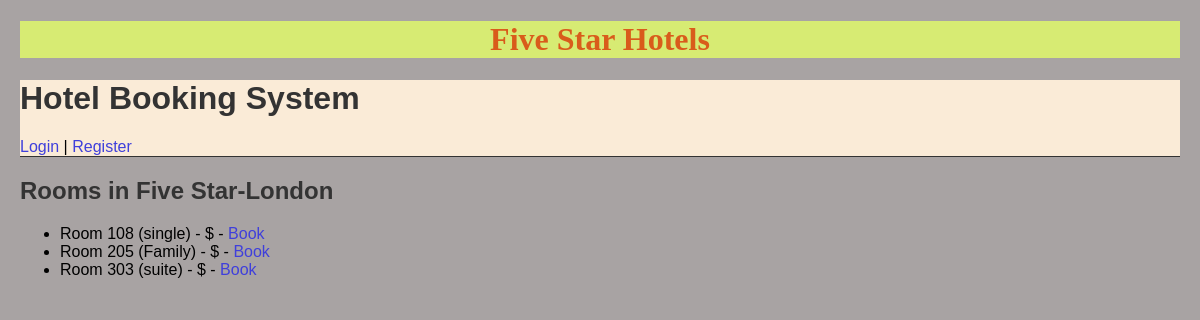
Screenshot of /hotel/1/ with the database file from the repository.
### booking/models.py (models this page shows, shortened)
class Hotel(models.Model):
    name = models.CharField(max_length=100)
    location = models.CharField(max_length=100)
    description = models.TextField()

class Room(models.Model):
    ROOM_TYPES = [
        ('single', 'Single'),
        ('double', 'Double'),
        ('suite', 'Suite'),
        ('Family', 'Family'),
    ]
    hotel = models. ForeignKey(Hotel, on_delete=models.CASCADE)
    room_number =models.CharField(max_length=10)
    room_type = models.CharField(max_length=10, choices=ROOM_TYPES)
    price_per_night = models.DecimalField(max_digits=6, decimal_places=2)
    is_available = models.BooleanField(default=True)

### booking/views.py (the view)
# urls.py: path('hotel/<int:hotel_id>/', views.room_list, name='room_list'),
def room_list(request, hotel_id):
    hotel = get_object_or_404(Hotel, pk=hotel_id)
    rooms = hotel.room_set.filter(is_available=True)
    return render(request, 'booking/room_list.html', {'hotel': hotel, 'rooms': rooms})

### booking/templates/booking/room_list.html
{% extends 'booking/base.html' %}
{% block content %}
<h2>Rooms in {{ hotel.name }}</h2>
<ul>
  {% for room in rooms %}
    <li>Room {{ room.room_number }} ({{ room.room_type }}) - ${{ room.price }} -
        <a href="{% url 'book_room' room.id %}">Book</a></li>
  {% endfor %}
</ul>
{% endblock %}

### booking/templates/booking/base.html (style rules this page uses)
body { font-family: Arial, sans-serif; margin: 20px; background-color: hwb(0 64% 34%); }
h1, h2 { color: #333; }
a { text-decoration: none; color:#3f3fdb; }

### rows the page displays
Hotel: name "Five Star-London"
Room: room_number "108", room_type "single"
Room: room_number "205", room_type "Family"
Room: room_number "303", room_type "suite"
